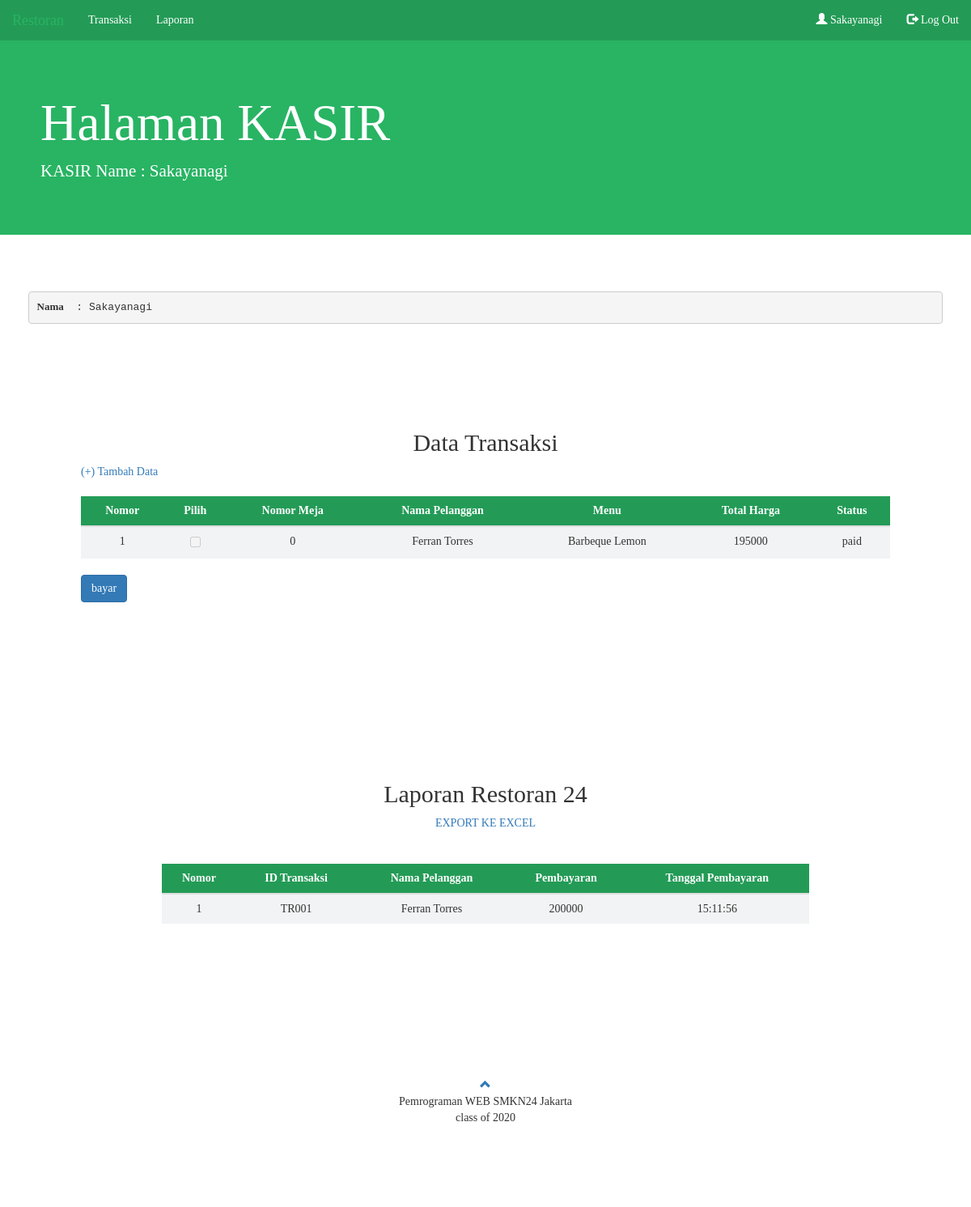
The page /Page/Kasir.php (signed in) on the database its author committed.
### tables this page shows
CREATE TABLE `pesanan` (
  `idpesanan` varchar(9) NOT NULL,
  `idmenu` varchar(9) NOT NULL,
  `idpelanggan` varchar(9) NOT NULL,
  `Jumlah` int(11) NOT NULL,
  `iduser` int(11) NOT NULL,
  `status` enum('paid','unpaid','','') NOT NULL DEFAULT 'unpaid',
  `tgl_bayar` time DEFAULT current_timestamp()
);

CREATE TABLE `pelanggan` (
  `idpelanggan` varchar(9) NOT NULL,
  `Namapelanggan` varchar(50) NOT NULL,
  `Jeniskelamin` enum('Laki-Laki','Perempuan') NOT NULL,
  `Nohp` varchar(15) NOT NULL,
  `Alamat` varchar(100) NOT NULL,
  `meja` int(11) NOT NULL,
  `waktudatang` time DEFAULT current_timestamp()
);

CREATE TABLE `menu` (
  `idmenu` varchar(9) NOT NULL,
  `NamaMenu` varchar(15) NOT NULL,
  `Harga` int(11) NOT NULL,
  `stok` int(5) NOT NULL
);

CREATE TABLE `transaksi` (
  `idtransaksi` varchar(9) NOT NULL,
  `idpesanan` varchar(9) NOT NULL,
  `Total` int(11) NOT NULL,
  `Bayar` int(11) NOT NULL
);

### Page/Kasir.php (the view, shortened to what this page needs)
<?php
    $nama = $_SESSION['nama'];
?>
<!DOCTYPE html>
<html lang="en" dir="ltr">
<head>
    <link rel="stylesheet" href="https://maxcdn.bootstrapcdn.com/bootstrap/3.4.1/css/bootstrap.min.css">
</head>
<body>
  <nav class="navbar navbar-inverse" style="margin-bottom: 0;">
    <div class="container-fluid">
      <div class="navbar-header" id="navbar"><a class="navbar-brand" href="#">Restoran</a></div>
      <ul class="nav navbar-nav ml-auto">
        <li class="nav-iten"><a href="#transaksi">Transaksi</a></li>
        <li class="nav-item"><a href="#laporan">Laporan</a></li>
      </ul>
      <ul class="nav navbar-nav navbar-right" >
        <li><a href="#"><span class="glyphicon glyphicon-user"></span><?php echo " ".$nama; ?></a></li>
        <li><a href="../Procces/Logout.php"><span class="glyphicon glyphicon-log-out"></span> Log Out</a></li>
      </ul>
    </div>
  </nav>
  <div class="jumbotron">
    <h1 style="padding-left: 50px;">Halaman KASIR</h1>
    <p class="lead" style="padding-left: 50px">KASIR Name : <?php echo $nama ?></p>
  </div>
  <div class="row" style="padding-left:50px; padding-right: 50px;">
     <?php
       echo "<br/><br/>";
       echo "<pre><b>Nama</b>  : ".$nama;
     ?>
  </div>
    <div id="transaksi" class="container-fluid" style="padding: 100px 100px 100px 100px">
      <h2 align="center">Data Transaksi</h2>
      <div>
        <a href="../FormAdd/AddTransactionForm.php"><i class="fas fa-plus"></i>(+) Tambah Data</a>
      </div></br>
      <form method="post">
      <table class="table">
        <thead class="thead-dark">
          <tr>
            <th style="text-align:center">Nomor</th>
            <th style="text-align:center">Pilih</th>
            <th style="text-align:center">Nomor Meja</th>
            <th style="text-align:center">Nama Pelanggan</th>
            <th style="text-align:center">Menu</th>
            <th style="text-align:center">Total Harga</th>
            <th style="text-align:center">Status</th>
          </tr>
        </thead>
      <tbody>
        <?php
        include '../Connection/Connection.php';
        $data_menu = mysqli_query($koneksi, "CALL getTransaksi()");
        $nomor = 1;
        while($d = mysqli_fetch_array($data_menu)){
        ?>
        <tr>
          <td style="text-align: center;"><?php echo $nomor++; ?></td>
          <td style="text-align: center;"><input type="checkbox" name="pilihan[]" value="<?php echo $d['idpesanan']; ?>"<?php echo ($d['status'] == "paid") ? "disabled" : "" ?>></td>
          <td style="text-align: center;"><?php echo $d['meja']; ?></td>
          <td style="text-align: center;"><?php echo $d['namapelanggan']; ?></td>
          <td style="text-align: center;"><?php echo $d['namamenu']; ?></td>
          <td style="text-align: center;"><?php echo $d['totalHarga']; ?></td>
          <td style="text-align: center;"><?php echo $d['status']; ?></td>
        </tr>
        <?php
          }
        ?>
        </tbody>
        </table>
        <input class="btn btn-primary" type="submit" value="bayar" name="laporan">
        </form><br><br>
        <div id="bayar"><br><br>
        </div>
        <div id="laporan" class="container-fluid" style="padding: 100px 100px 100px 100px">
          <center>
            <h2>Laporan Restoran 24</h2>
            <a target="_blank" href="../ExportReport.php">EXPORT KE EXCEL</a>
          </center><br/><br/>
          <table class="table">
            <thead class="thead">
              <tr>
                <th style="text-align: center">Nomor</th>
                <th style="text-align: center">ID Transaksi</th>
                <th style="text-align: center">Nama Pelanggan</th>
                <th style="text-align: center">Pembayaran</th>
                <th style="text-align: center">Tanggal Pembayaran</th>
              </tr>
            </thead>
            <?php
            $nomor1=1;
            include '../Connection/Connection.php';
            $datacari2 = mysqli_query($koneksi,"CALL getReport()");
            ?>
            <?php
              while ($dc = mysqli_fetch_array($datacari2)) { ?>
                <tr>
                  <td style="text-align: center;"><?php echo $nomor1++; ?></td>
                  <td style="text-align: center"><?php echo $dc['idtransaksi'] ?></td>
                  <td style="text-align: center"><?php echo $dc['Namapelanggan'] ?></td>
                  <td style="text-align: center"><?php echo $dc['Bayar'] ?></td>
                  <td style="text-align: center"><?php echo $dc['tgl_bayar'] ?></td>
                </tr><?php
              }
            ?>
          </table>
        </div>
        <footer class="container-fluid text-center">
            <a href="#navbar" title="To Top">
              <span class="glyphicon  glyphicon-chevron-up"></span>
            </a><br>
            Pemrograman WEB SMKN24 Jakarta<br/>
            class of 2020
        </footer>
</body>
</html>

### Page/Kasir.php (style rules this page uses)
* { font-family: verdana; }
.jumbotron { margin-top:0px; background-color: #28B463; color: #ffff; }
th { background-color: #239B56; color: #ffff; }
td { background-color: #F2F3F4; }
footer { margin-top: 70px; }
span { font-size: 1em; }
.navbar-inverse { background-color:#239B56; border:none; border-radius: 0px; }
.navbar-inverse .navbar-brand { color: #ffff; }
.navbar-inverse .navbar-nav>li>a { color: #ffff; }

### rows shown on the page
pesanan: idpelanggan.meja "0", idpelanggan.Namapelanggan "Ferran Torres", idmenu.NamaMenu "Barbeque Lemon", totalHarga "195000", status "paid"
transaksi: idtransaksi "TR001", pelanggan.Namapelanggan "Ferran Torres", Bayar "200000", idpesanan.tgl_bayar "15:11:56"

### other values the page prints
$nama "Sakayanagi"
